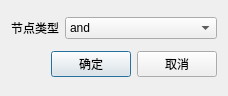
<?xml version="1.0" encoding="UTF-8"?>
<ui version="4.0">
 <class>ViewFilterAndOrNodeDialog</class>
 <widget class="QDialog" name="ViewFilterAndOrNodeDialog">
  <property name="geometry">
   <rect>
    <x>0</x>
    <y>0</y>
    <width>228</width>
    <height>96</height>
   </rect>
  </property>
  <property name="windowTitle">
   <string>Dialog</string>
  </property>
  <layout class="QVBoxLayout" name="verticalLayout">
   <item>
    <layout class="QHBoxLayout" name="horizontalLayout">
     <item>
      <widget class="QLabel" name="label">
       <property name="sizePolicy">
        <sizepolicy hsizetype="Maximum" vsizetype="Preferred">
         <horstretch>0</horstretch>
         <verstretch>0</verstretch>
        </sizepolicy>
       </property>
       <property name="text">
        <string>节点类型</string>
       </property>
       <property name="wordWrap">
        <bool>true</bool>
       </property>
      </widget>
     </item>
     <item>
      <widget class="QComboBox" name="typeComboBox">
       <property name="currentIndex">
        <number>0</number>
       </property>
       <item>
        <property name="text">
         <string>and</string>
        </property>
       </item>
       <item>
        <property name="text">
         <string>or</string>
        </property>
       </item>
      </widget>
     </item>
    </layout>
   </item>
   <item>
    <layout class="QHBoxLayout" name="horizontalLayout_2">
     <item>
      <spacer name="horizontalSpacer">
       <property name="orientation">
        <enum>Qt::Horizontal</enum>
       </property>
       <property name="sizeHint" stdset="0">
        <size>
         <width>40</width>
         <height>20</height>
        </size>
       </property>
      </spacer>
     </item>
     <item>
      <widget class="QPushButton" name="okButton">
       <property name="text">
        <string>确定</string>
       </property>
      </widget>
     </item>
     <item>
      <widget class="QPushButton" name="cancelButton">
       <property name="text">
        <string>取消</string>
       </property>
      </widget>
     </item>
    </layout>
   </item>
  </layout>
 </widget>
 <resources/>
 <connections/>
</ui>
